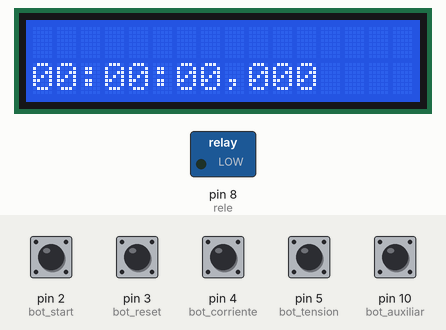
Bench run of a sketch on a simulated Arduino Uno, built with avr-gcc and run on an emulated ATmega328P. On the bench: 16×2 character LCD, switched loads named in the sketch (green lamp = pin HIGH). The test bench sets the inputs (shaded band); at power-on: pin 10 (bot_auxiliar) HIGH, pin 2 (bot_start), pin 3 (bot_reset), pin 4 (bot_corriente), pin 5 (bot_tension) LOW. EEPROM starts erased.

Above: at 3.3 s.
3.4 s: pin 2 (bot_start) pulled HIGH for 0.15 s
At 4.5 s:
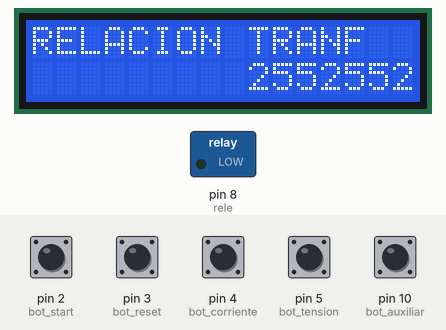
5.0 s: pin 2 (bot_start) pulled HIGH for 1 s
At 7.5 s:
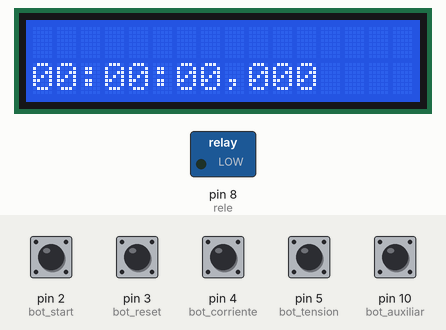
8.5 s: pin 4 (bot_corriente) pulled HIGH for 0.15 s
At 8.6 s:
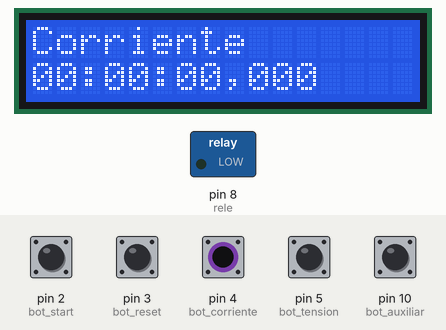
10.1 s: pin 5 (bot_tension) pulled HIGH for 0.15 s
At 10.2 s:
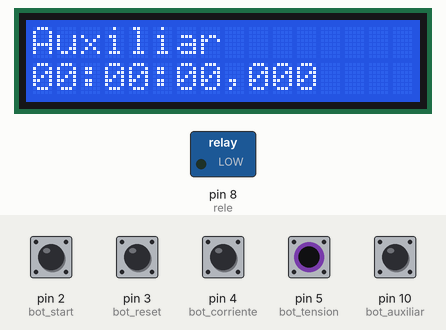
11.7 s: pin 2 (bot_start) driven HIGH and pin 5 (bot_tension) driven HIGH
At 11.92 s:
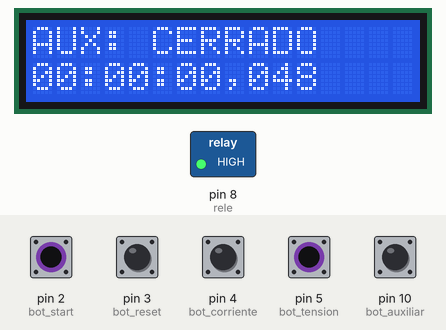
13.5 s: pin 10 (bot_auxiliar) pulled LOW for 0.15 s
At 14.9 s:
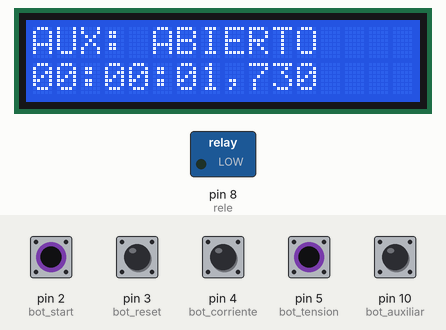
Timing chart, 0 to 16.1 s (numbered marks = the images above; inputs shaded):
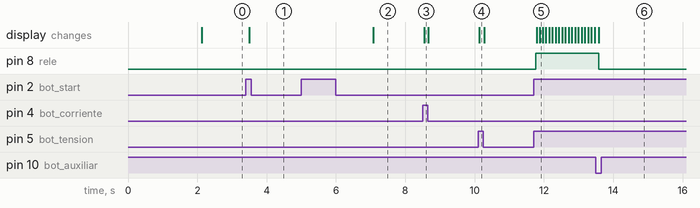

Measured:
- after the input at 3.4 s, the display: changes after 0.10 s (image 1)
- after the input at 5.0 s, the display: changes after 2.1 s (image 2)
- after the input at 8.5 s, the display: changes after 0.05 s (image 3)
- after the input at 10.1 s, the display: changes at once (image 4)
- after the input at 11.7 s, pin 8 (rele): LOW → HIGH after 0.06 s; the display: first changes after 0.09 s (image 5 shows a later state)
- after the input at 13.5 s, pin 8 (rele): HIGH → LOW after 0.08 s; the display: changes after 0.08 s (image 6)

The sketch:

Modulo_de_Ensayo_Interruptores_1.1.ino
```cpp
//////////////////////////// PROYECTO SOL TECNICA /////////////////////////
#include <EEPROM.h>
#include<Wire.h>
#include <LiquidCrystal_I2C.h>
LiquidCrystal_I2C lcd(0x27,16,2);
//variable LCD
const byte columna = 0;
byte fila;
const byte columna2 = 1;
byte fila2;
String contenido1;
String contenido2;
//Variables del sensor
float Val_prom;
int vuelta;
float val_max=0;
float val_comp = 0.1;
float relacion=1;
int digito1=0;
int digito2=0;
int digito3=0;
int digito4=0;
int relacion1;
//Variables interruptores ,rele y auxiliar
byte bot_start = 2;
byte bot_reset = 3;
byte bot_corriente = 4;
byte bot_tension = 5;
byte rele = 8;
byte bot_auxiliar = 10;
boolean est_start = 0;
boolean seg_start = 0;
boolean est_reset = 0;
boolean seg_reset = 0;
boolean est_corriente = 0;
boolean seg_corriente = 0;
boolean est_tension = 0;
boolean seg_tension = 0;
boolean est_auxiliar = 0;
//RESET DE MILLIS
extern volatile unsigned long timer0_millis;
unsigned long new_value = 0;

/////////////////////////////////////////////////////////////////////////////////////////////////////////////////////////////////////
/////////////////////////////////////////////////////////////////////////////////////////////////////////////////////////////////////
/////////////////////////////////////////////////////////////////////////////////////////////////////////////////////////////////////

void setup() {
  lcd.init();
  lcd.backlight();
  pinMode(bot_start,     INPUT);
  pinMode(bot_reset,     INPUT);
  pinMode(bot_corriente, INPUT);
  pinMode(bot_tension,   INPUT);
  pinMode(bot_auxiliar,  INPUT);
  pinMode(rele,     OUTPUT);
  digitalWrite(rele, LOW);
  contenido1= "Iniciando";
  contenido2= "Programa";
  Visual();
  delay(2000);
  contenido1= "";
  contenido2="00:00:00,000";
  Visual();
  Lectura_EEPROM();
  relacion1 = (digito4*1000) + (digito3*100) + (digito2*10) + digito1;
  relacion = relacion1/5;
}

/////////////////////////////////////////////////////////////////////////////////////////////////////////////////////////////////////
/////////////////////////////////////////////////////////////////////////////////////////////////////////////////////////////////////
/////////////////////////////////////////////////////////////////////////////////////////////////////////////////////////////////////

void loop() {
  lectura_botones();
  if(est_corriente == 1){
    fila = 0;
    contenido1= "Corriente       ";
    Visual2();
  }else if(est_tension == 1){
    fila = 0;
    contenido1= "Auxiliar        ";
    Visual2();
  }else{
    fila=0;
    contenido1="                ";
    Visual2();
  }
  if((est_start == 1)&&((est_corriente == 1)||(est_tension == 1))){
    cronometro();
  }
  if((est_start == 1)&&(est_corriente == 0)&&(est_tension == 0)){
    Conf_corriente();
  }
  if(est_reset == 1){
    reset();
  }
}

/////////////////////////////////////////////////////////////////////////////////////////////////////////////////////////////////////
/////////////////////////////////////////////////////////////////////////////////////////////////////////////////////////////////////
/////////////////////////////////////////////////////////////////////////////////////////////////////////////////////////////////////
void lectura_botones(){
  est_start = digitalRead(bot_start);
  est_reset = digitalRead(bot_reset);
  est_corriente = digitalRead(bot_corriente);
  est_tension = digitalRead(bot_tension);
  est_auxiliar = digitalRead(bot_auxiliar);
  if((seg_start == 1)&&(est_start == 0)){   //Configuracion de est_start
    seg_start = 0;
  }
  if((seg_start == 1)&&(est_start == 1)){
    est_start = 0;
  }
  if((seg_start == 0)&&(est_start == 1)){
    est_start = 1;
    seg_start = 1;
  }

  if((seg_reset == 1)&&(est_reset == 0)){   //Configuracion de est_reset
    seg_reset = 0;
  }
  if((seg_reset == 1)&&(est_reset == 1)){
    est_reset = 0;
  }
  if((seg_reset == 0)&&(est_reset == 1)){
    est_reset = 1;
    seg_reset = 1;
  }
}

void lectura_botones2(){
  est_start = digitalRead(bot_start);
  est_reset = digitalRead(bot_reset);
  est_corriente = digitalRead(bot_corriente);
  est_tension = digitalRead(bot_tension);
  est_auxiliar = digitalRead(bot_auxiliar);
  if((seg_start == 1)&&(est_start == 0)){   //Configuracion de est_start
    seg_start = 0;
  }
  if((seg_start == 1)&&(est_start == 1)){
    est_start = 0;
  }
  if((seg_start == 0)&&(est_start == 1)){
    est_start = 1;
    seg_start = 1;
  }

  if((seg_reset == 1)&&(est_reset == 0)){   //Configuracion de est_reset
    seg_reset = 0;
  }
  if((seg_reset == 1)&&(est_reset == 1)){
    est_reset = 0;
  }
  if((seg_reset == 0)&&(est_reset == 1)){
    est_reset = 1;
    seg_reset = 1;
  }
  if((seg_tension == 1)&&(est_tension == 0)){   //Configuracion de est_tension
    seg_tension = 0;
  }
  if((seg_tension == 1)&&(est_tension == 1)){
    est_tension = 0;
  }
  if((seg_tension == 0)&&(est_tension == 1)){
    est_tension = 1;
    seg_tension = 1;
  }

  if((seg_corriente == 1)&&(est_corriente == 0)){   //Configuracion de est_corriente
    seg_corriente = 0;
  }
  if((seg_corriente == 1)&&(est_corriente == 1)){
    est_corriente = 0;
  }
  if((seg_corriente == 0)&&(est_corriente == 1)){
    est_corriente = 1;
    seg_corriente = 1;
  }
}

void Conf_corriente(){
  fila = 0;
  contenido1="RELACION TRANF";
  fila2= 0;
  contenido2="             /5A";
  Visual();
  int pos=1;
  long tiempo=0;
  long set_tiempo=millis();
  while(1){
    tiempo = millis();
    lectura_botones2();
    fila2 = 9;
    contenido2= String(digito4) + String(digito3) + String(digito2) + String(digito1);
    Visual2();
    if(tiempo>(set_tiempo + 500)){
      lcd.setCursor(13-pos,1);
      lcd.print(" ");
    }
    if(tiempo>(set_tiempo + 1000)){
      set_tiempo=millis();
    }
    if(est_corriente == 1){
      switch(pos){
        case 1: digito1++; if(digito1>9){digito1=9;} break;
        case 2: digito2++; if(digito2>9){digito2=9;} break;
        case 3: digito3++; if(digito3>9){digito3=9;} break;
        case 4: digito4++; if(digito4>9){digito4=9;} break;
      }
    }
    if(est_tension == 1){
      switch(pos){
        case 1: digito1--; if(digito1<0){digito1=0;} break;
        case 2: digito2--; if(digito2<0){digito2=0;} break;
        case 3: digito3--; if(digito3<0){digito3=0;} break;
        case 4: digito4--; if(digito4<0){digito4=0;} break;
      }
    }
    if(est_reset == 1){
      pos++;
      if(pos>4){pos = 1;}
    }
    if(est_start == 1){
      relacion1 = (digito4*1000) + (digito3*100) + (digito2*10) + digito1;
      relacion = relacion1/5;
      Escritura_EEPROM();
      break;  //Sale del bucle while
    }
  }
  seg_tension = 0;
  seg_corriente = 0;
  delay(2000);
  fila=0;
  fila2=0;
  contenido1= "";
  contenido2="00:00:00,000";
  Visual();
}


void cronometro(){
    setMillis(new_value);
    byte val = 1;
    fila =0;
    contenido1="";
    fila2=0;
    contenido2 = "  :  :  ,";
    int v_segundo;
    int v_minuto;
    int v_ms;
    Visual();
    digitalWrite(rele, HIGH);
    while(val == 1){
      unsigned long tiempo = millis();
      int segundo = tiempo/1000;
      int minuto = segundo/60;
      int hora = minuto/60;
      //----------COMIENZA VISUAL DE TIEMPO----------
      fila2 = 0;
      if(hora<10){
          contenido2= "0" + String(hora);
      }else{
          contenido2 = hora;
      }
      Visual2();
      fila2 = 3;
      v_minuto = minuto -(60*hora);
      if(v_minuto<10){
          contenido2= "0" + String(v_minuto);
      }else{
          contenido2 = v_minuto;
      }
      Visual2();
      fila2 = 6;
      v_segundo = segundo -(60*minuto);
      if(v_segundo<10){
          contenido2= "0" + String(v_segundo);
      }else{
          contenido2 = v_segundo;
      }
      Visual2();
      fila2 = 9;
      v_ms = tiempo -(1000*60*v_minuto) -(1000*v_segundo);
      if(v_ms<10){
          contenido2= "00" + String(v_ms);
      }else if(v_ms<100){
          contenido2= "0" + String(v_ms);
      }else{
          contenido2 = v_ms;
      }
      Visual2();
      //----------TERMINA VISUAL DE TIEMPO----------
      if(est_corriente == 1){
        corriente();
      }
      lectura_botones();
      if(est_tension == 1){
    switch(est_auxiliar){
      case 0:
        fila = 0;
        contenido1= "AUX: ABIERTO    ";
        Visual2();
      break;
      case 1:
        fila = 0;
        contenido1= "AUX: CERRADO    ";
        Visual2();
      break;
    }
  }
      if(tiempo > 250){
        if(est_tension == 1){
          if(est_auxiliar == 0){
            digitalWrite(rele, LOW);
            val = 0;
          }
        }
      }
      if(tiempo > 250){
        if(est_corriente == 1){
          if(val_max < val_comp){
            digitalWrite(rele, LOW);
            val = 0;
            fila= 0;
            contenido1= "0.00";
            Visual2();
          }
        }
      }
        if(est_reset == 1){  //Si Reset es presionado
          digitalWrite(rele, LOW);
          new_value = tiempo;
          val = 0; //Para salir del bucle while
        }
    val_max = 0;
    }
    while(1){
      lectura_botones();
      if(est_reset == 1){
        break;
      }
    }
}

void corriente(){
  for(int i = 0; i<600 ; i++){
    float valor = analogRead(A2);
    float tension = (valor*5)/1023;
    val_max = tension +val_max;
  }
  val_max = (val_max/600)*1.5707963;
  vuelta++;
  Val_prom = Val_prom + val_max;
  if(vuelta == 5){
  float Val_ajustado = (Val_prom/5)*relacion;
  fila = 0;
  if((Val_ajustado <10000)&&(Val_ajustado>=1000)){
    contenido1 = Val_ajustado;
    Visual2();
    fila = 4;
    contenido1= "           A";
    Visual2();
  }else if((Val_ajustado <1000)&&(Val_ajustado>=100)){
    contenido1 = Val_ajustado;
    Visual2();
    fila = 3;
    contenido1= "            A";
    Visual2();
  }else if((Val_ajustado <100)&&(Val_ajustado>=10)){
    contenido1 = Val_ajustado;
    Visual2();
    fila = 4;
    contenido1= "           A";
    Visual2();
  }else if(Val_ajustado <10){
    contenido1 = Val_ajustado;
    Visual2();
    fila = 4;
    contenido1= "           A";
    Visual2();
  }
  Val_prom = 0;
  vuelta = 0;
  }
}

void Visual(){    //Configuro lo que se visualizara en el LCD
  lcd.clear();
  lcd.setCursor(fila,columna);
  lcd.print(contenido1);
  lcd.setCursor(fila2,columna2);
  lcd.print(contenido2);
}

void Visual2(){    //Configuro lo que se visualizara en el LCD
  lcd.setCursor(fila,columna);
  lcd.print(contenido1);
  lcd.setCursor(fila2,columna2);
  lcd.print(contenido2);
}

void reset(){
  new_value = 0;
  fila2= 0;
  contenido2 = "00:00:00,000";
  Visual2();
}

void setMillis(unsigned long new_millis){
  uint8_t oldSREG = SREG;
  cli();
  timer0_millis = new_millis;
  SREG = oldSREG;
}

void Lectura_EEPROM(){
  digito1 = EEPROM.read(1);
  digito2 = EEPROM.read(2);
  digito3 = EEPROM.read(3);
  digito4 = EEPROM.read(4);
}

void Escritura_EEPROM(){
  EEPROM.put(1,digito1);
  EEPROM.put(2,digito2);
  EEPROM.put(3,digito3);
  EEPROM.put(4,digito4);
}
```
